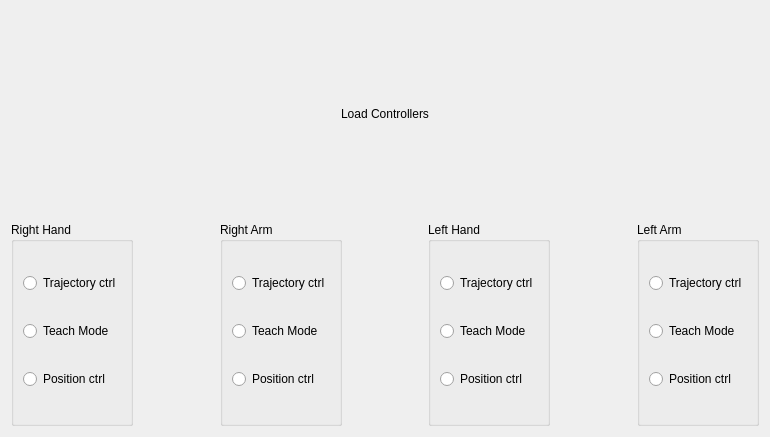
<?xml version="1.0" encoding="UTF-8"?>
<ui version="4.0">
 <class>Form</class>
 <widget class="QWidget" name="Form">
  <property name="geometry">
   <rect>
    <x>0</x>
    <y>0</y>
    <width>770</width>
    <height>437</height>
   </rect>
  </property>
  <property name="windowTitle">
   <string>Change robot control mode</string>
  </property>
  <layout class="QGridLayout" name="gridLayout">
   <item row="0" column="0">
    <layout class="QVBoxLayout" name="verticalLayout">
     <item>
      <widget class="QLabel" name="label">
       <property name="maximumSize">
        <size>
         <width>750</width>
         <height>16777215</height>
        </size>
       </property>
       <property name="text">
        <string>Load Controllers</string>
       </property>
       <property name="alignment">
        <set>Qt::AlignCenter</set>
       </property>
      </widget>
     </item>
     <item>
      <layout class="QVBoxLayout" name="verticalLayout_2">
       <item>
        <layout class="QHBoxLayout" name="horizontalLayout_2">
         <item>
          <widget class="QGroupBox" name="rh_group">
           <property name="title">
            <string>Right Hand</string>
           </property>
           <layout class="QVBoxLayout" name="verticalLayout_32">
            <item>
             <widget class="QRadioButton" name="rh_traj">
              <property name="text">
               <string>Trajectory ctrl</string>
              </property>
             </widget>
            </item>
            <item>
             <widget class="QRadioButton" name="rh_teach">
              <property name="text">
               <string>Teach Mode</string>
              </property>
             </widget>
            </item>
            <item>
             <widget class="QRadioButton" name="rh_pos">
              <property name="text">
               <string>Position ctrl</string>
              </property>
             </widget>
            </item>
           </layout>
          </widget>
         </item>
         <item>
          <spacer name="horizontalSpacer">
           <property name="orientation">
            <enum>Qt::Horizontal</enum>
           </property>
           <property name="sizeHint" stdset="0">
            <size>
             <width>40</width>
             <height>20</height>
            </size>
           </property>
          </spacer>
         </item>
         <item>
          <widget class="QGroupBox" name="ra_group">
           <property name="title">
            <string>Right Arm</string>
           </property>
           <layout class="QVBoxLayout" name="verticalLayout_5">
            <item>
             <widget class="QRadioButton" name="ra_traj">
              <property name="text">
               <string>Trajectory ctrl</string>
              </property>
             </widget>
            </item>
            <item>
             <widget class="QRadioButton" name="radioButton">
              <property name="text">
               <string>Teach Mode</string>
              </property>
             </widget>
            </item>
            <item>
             <widget class="QRadioButton" name="ra_pos">
              <property name="text">
               <string>Position ctrl</string>
              </property>
             </widget>
            </item>
           </layout>
          </widget>
         </item>
         <item>
          <spacer name="horizontalSpacer_2">
           <property name="orientation">
            <enum>Qt::Horizontal</enum>
           </property>
           <property name="sizeHint" stdset="0">
            <size>
             <width>40</width>
             <height>20</height>
            </size>
           </property>
          </spacer>
         </item>
         <item>
          <widget class="QGroupBox" name="lh_group">
           <property name="title">
            <string>Left Hand</string>
           </property>
           <layout class="QVBoxLayout" name="verticalLayout_7">
            <item>
             <widget class="QRadioButton" name="lh_traj">
              <property name="text">
               <string>Trajectory ctrl</string>
              </property>
             </widget>
            </item>
            <item>
             <widget class="QRadioButton" name="lh_teach">
              <property name="text">
               <string>Teach Mode</string>
              </property>
             </widget>
            </item>
            <item>
             <widget class="QRadioButton" name="lh_pos">
              <property name="text">
               <string>Position ctrl</string>
              </property>
             </widget>
            </item>
           </layout>
          </widget>
         </item>
         <item>
          <spacer name="horizontalSpacer_3">
           <property name="orientation">
            <enum>Qt::Horizontal</enum>
           </property>
           <property name="sizeHint" stdset="0">
            <size>
             <width>40</width>
             <height>20</height>
            </size>
           </property>
          </spacer>
         </item>
         <item>
          <widget class="QGroupBox" name="la_group">
           <property name="title">
            <string>Left Arm</string>
           </property>
           <layout class="QVBoxLayout" name="verticalLayout_8">
            <item>
             <widget class="QRadioButton" name="la_traj">
              <property name="text">
               <string>Trajectory ctrl</string>
              </property>
             </widget>
            </item>
            <item>
             <widget class="QRadioButton" name="la_teach">
              <property name="text">
               <string>Teach Mode</string>
              </property>
             </widget>
            </item>
            <item>
             <widget class="QRadioButton" name="la_pos">
              <property name="text">
               <string>Position ctrl</string>
              </property>
             </widget>
            </item>
           </layout>
          </widget>
         </item>
        </layout>
       </item>
      </layout>
     </item>
    </layout>
   </item>
  </layout>
 </widget>
 <resources/>
 <connections/>
</ui>
